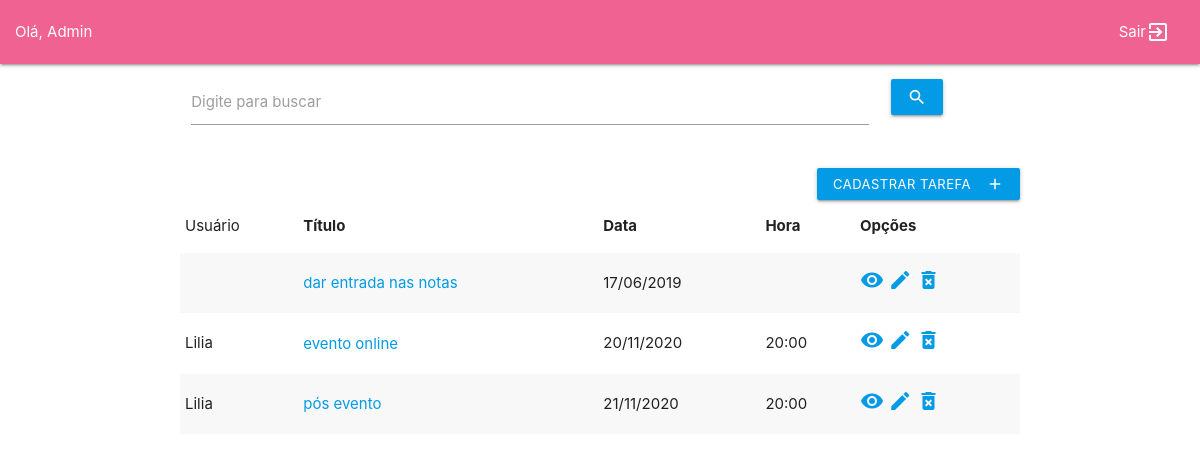
Page /home.php (signed in) on the committed database.
### tables this page shows
CREATE TABLE IF NOT EXISTS `tarefas` (
  `cod` int(11) NOT NULL AUTO_INCREMENT,
  `titulo` varchar(255) NOT NULL,
  `data` varchar(255) DEFAULT NULL,
  `hora` varchar(255) DEFAULT NULL,
  `descricao` varchar(255) DEFAULT NULL,
  `usuario_cod` int(11) DEFAULT NULL,
  `categoria` varchar(255) DEFAULT NULL,
  PRIMARY KEY (`cod`)
);

CREATE TABLE IF NOT EXISTS `usuario` (
  `cod` int(11) NOT NULL AUTO_INCREMENT,
  `nome` varchar(150) NOT NULL,
  `email` varchar(150) NOT NULL,
  `senha` varchar(150) NOT NULL,
  `perfil_cod` int(11) NOT NULL,
  PRIMARY KEY (`cod`),
  KEY `fk_usuario_perfil1_idx` (`perfil_cod`)
);

### home.php (the view, shortened to what this page needs)
<?php  require_once("header.php"); ?>
<main class="container">
 <form action="" class="row">
         <div class="input-field col s10">
             <input type="text" name="busca" id="busca">
             <label for="busca">Digite para buscar</label>
         </div>
         <div class="input-field col s2">
             <button class="btn btn-padrao"><i class="material-icons">search</i></button>
         </div>
     </form>
     <div class="input-field col s2">
         <a href="#cadastrar_tarefa" class="waves-effect modal-trigger waves-light btn-small btn-padrao" style="float:right"><i class="material-icons right">add</i>Cadastrar tarefa</a>
     </div>
 <table border="1" class="striped">
     <thead>
         <tr>
         <?php if($_SESSION['perfil'] == 1){  ?>
             <td>Usuário</td>
         <?php } ?>
             <th>Título</th>
             <th>Data</th>
             <th>Hora</th>
             <th>Opções</th>
         </tr>
     </thead>
     <?php foreach($sql_tarefas as $tarefa){ ?>
     <tr>
     <?php if($_SESSION['perfil'] == 1){  ?>
         <td><?= $tarefa['nome']?></td>
     <?php } ?>
         <td><a class="waves-effect waves-light modal-trigger" href="#ver_tarefa<?= $tarefa['codt']?>"><?= $tarefa['titulo']?></a></td>
         <td><?= $tarefa['data']?></td>
         <td><?= $tarefa['hora']?></td>
         <td>
         <a class="waves-effect waves-light modal-trigger" href="#ver_tarefa<?= $tarefa['codt']?>" title="ver tarefa"><i class="material-icons">remove_red_eye</i></a>
         <a class="waves-effect waves-light modal-trigger" href="#editar_tarefa<?= $tarefa['codt']?>" title="editar tarefa"><i class="material-icons">edit</i></a>
         <a class="waves-effect waves-light modal-trigger" href="#excluir_tarefa<?= $tarefa['codt']?>" title="excluir tarefa"><i class="material-icons">delete_forever</i></a>
         </td>
     </tr>
     <?php } ?>
 </table>
 </main>
 <?php require_once("footer.php"); ?>

### header.php (shortened to what this page needs)
<?php
require_once('bloqueio.php');
$cod = $_SESSION['cod'];
if(isset($_GET['busca'])){
    $busca = $_GET['busca'];
}else{
    $busca = '';
}
if($_SESSION['perfil'] !=1){
    $sql_tarefas = mysqli_query($con, "SELECT *, t.cod as codt FROM tarefas t WHERE usuario_cod = $cod AND (titulo like '%$busca%' OR descricao like '%$busca%') ORDER BY data, hora asc ");
}else{
    $sql_tarefas = mysqli_query($con, "SELECT *,  u.cod as codu, t.cod as codt  FROM tarefas t, usuario u WHERE t.usuario_cod = u.cod AND titulo LIKE '%$busca%' ORDER BY data, hora asc ");
}
?>
<!DOCTYPE html>
<html lang="pt-BR">
<head>
    <link rel="stylesheet" href="assets/materialize/css/materialize.min.css">
    <link rel="stylesheet" href="assets/materialize/css/style.css">
</head>
<body>
    <nav class="header">
        <div class="nav-wrapper pink lighten-2">
            <span class="white-text name"> Olá, <?= $_SESSION['nome']?></span>
            <ul class="right">
             <li>  <a href="db/sair.php" style="display: flex"> Sair <i class="material-icons">exit_to_app</i></a> </li>
            </ul>
        </div>
  </nav>

### footer.php (shortened to what this page needs)
</body>
</html>

### rows in the picture
tarefas: titulo "dar entrada nas notas", data "17/06/2019"
tarefas: usuario.nome "Lilia", titulo "evento online", data "20/11/2020", hora "20:00"
tarefas: usuario.nome "Lilia", titulo "pós evento", data "21/11/2020", hora "20:00"

### other values in the picture
$_SESSION['nome'] "Admin"
